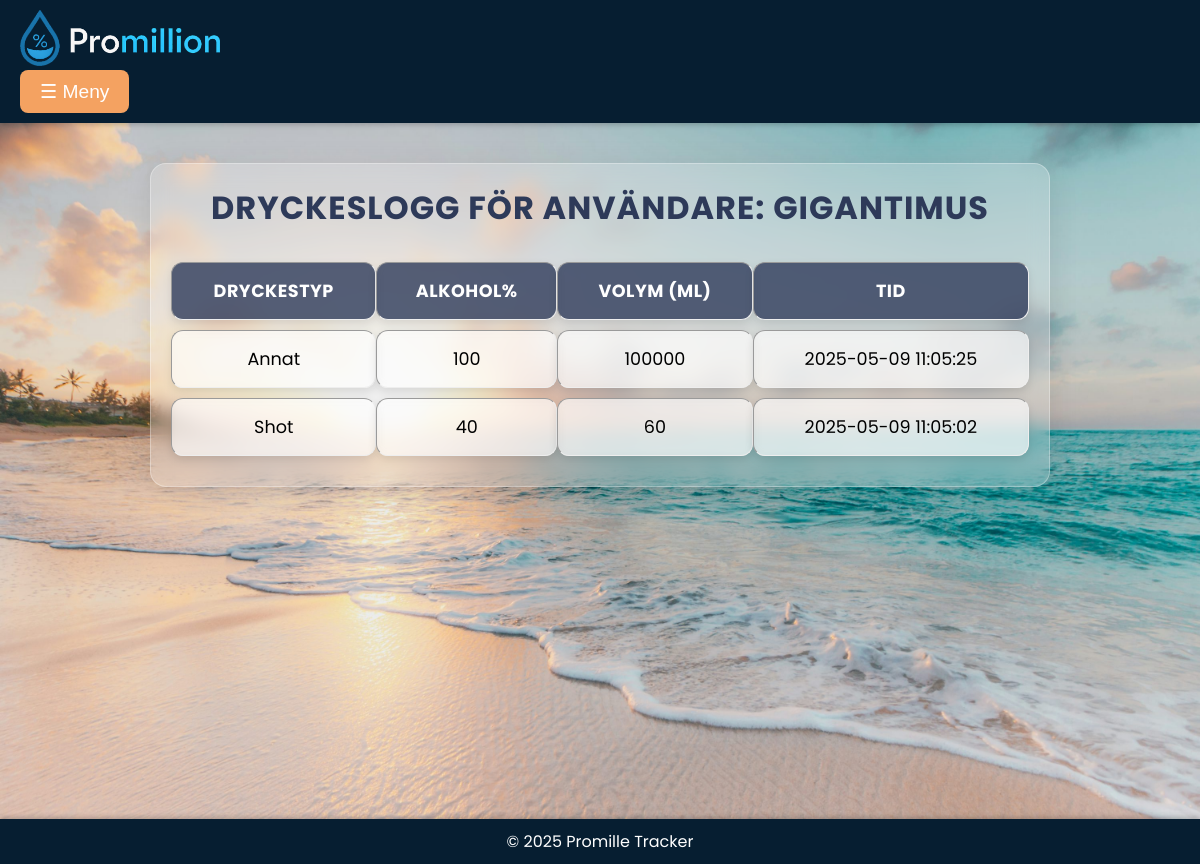
Page /view_drinks.php?userid=12 (signed in) on the committed database.
### tables this page shows
CREATE TABLE `tbluser` (
  `id` int(11) NOT NULL,
  `namn` varchar(100) NOT NULL,
  `password` varchar(255) NOT NULL,
  `weight` float NOT NULL,
  `height` float NOT NULL,
  `alkoholvolym` float NOT NULL,
  `userlevel` tinyint(11) NOT NULL DEFAULT 10,
  `team` varchar(20) NOT NULL
);

CREATE TABLE `tbldrinklog` (
  `drinkid` int(11) NOT NULL,
  `userid` int(11) NOT NULL,
  `drinktype` varchar(50) NOT NULL,
  `alcoholpercent` float NOT NULL,
  `volume_ml` float NOT NULL,
  `drinktimestamp` timestamp NOT NULL DEFAULT current_timestamp()
);

### view_drinks.php (the view, shortened to what this page needs)
<?php
$servername = "localhost";
$username = "root";
$password = "";
$dbname = "promille";
$conn = new mysqli($servername, $username, $password, $dbname);
$userid_to_view = isset($_GET['userid']) ? (int)$_GET['userid'] : $_SESSION['userid'];
$name_sql = "SELECT namn FROM tbluser WHERE id = ?";
$name_stmt = $conn->prepare($name_sql);
$name_stmt->bind_param("i", $userid_to_view);
$name_stmt->execute();
$name_result = $name_stmt->get_result();
$user_name = ($name_result->num_rows > 0) ? $name_result->fetch_assoc()['namn'] : "Okänd";
$sql = "SELECT drinktype, alcoholpercent, volume_ml, drinktimestamp
        FROM tbldrinklog
        WHERE userid = ?
        ORDER BY drinktimestamp DESC";
$stmt = $conn->prepare($sql);
$stmt->bind_param("i", $userid_to_view);
$stmt->execute();
$result = $stmt->get_result();
?>
<!DOCTYPE html>
<html lang="sv">
<head>
    <link rel="stylesheet" href="style.css">
</head>
<body>
    <header>
    <div class="header-content">
        <img src="bilder/logotyp.png" alt="Logotyp">
        <div class="dropdown">
            <button class="menu-toggle" onclick="toggleDropdown()">☰ Meny</button>
        </div>
    </div>
</header>
    <main>
        <div class="view-drinks">
        <h2>Dryckeslogg för användare: <strong><?php echo htmlspecialchars($user_name); ?></strong></h2>
        <?php if ($result->num_rows > 0): ?>
            <table border="1">
                <thead>
                    <tr>
                        <th>Dryckestyp</th>
                        <th>Alkohol%</th>
                        <th>Volym (ml)</th>
                        <th>Tid</th>
                    </tr>
                </thead>
                <tbody>
                    <?php while ($row = $result->fetch_assoc()): ?>
                        <tr>
                            <td><?php echo htmlspecialchars($row['drinktype']); ?></td>
                            <td><?php echo htmlspecialchars($row['alcoholpercent']); ?></td>
                            <td><?php echo htmlspecialchars($row['volume_ml']); ?></td>
                            <td><?php echo htmlspecialchars($row['drinktimestamp']); ?></td>
                        </tr>
                    <?php endwhile; ?>
                </tbody>
            </table>
        <?php else: ?>
            <p>Inga drycker hittades för denna användare.</p>
        <?php endif; ?>
        </div>
    </main>
    <footer>
        <p>&copy; 2025 Promille Tracker</p>
    </footer>
</body>
</html>

### style.css (style rules this page uses)
* { margin:0; padding:0; box-sizing: border-box; }
body { font-family: Arial, sans-serif; margin: 0; padding: 0; background-color: #f9f9f9; }
header img { width: 200px; height: auto; margin-right: 20px; filter: hue-rotate(20deg); }
header { background-color: #061e31; color: white; display: flex; justify-content: space-between; align-items: center; padding: 15px 20px; width: 100%; box-shadow: 0 2px 5px rgba(0, 0, 0, 0.2); height: auto; position: relative; }
main { min-height: 87vh; background-image: url(bilder/background.jfif); background-size: cover; background-position: center; background-repeat: no-repeat; padding: 20px; padding-bottom: 60px; }
.view-drinks { max-width: 900px; margin: 20px auto; padding: 20px; background: rgba(255, 255, 255, 0.2); border-radius: 16px; box-shadow: 0 4px 30px rgba(0, 0, 0, 0.1); backdrop-filter: blur(10px); -webkit-backdrop-filter: blur(10px); border: 1px solid rgba(255, 255, 255, 0.3); font-family: 'Poppins', sans-serif; }
.view-drinks h2 { text-align: center; color: #2E3A59; font-size: 2rem; margin-bottom: 20px; text-transform: uppercase; letter-spacing: 1px; }
.view-drinks table { width: 100%; border-collapse: separate; border-spacing: 0 10px; margin-top: 20px; font-size: 1.1rem; border:none; }
.view-drinks table th, .view-drinks table td { padding: 15px; text-align: center; background-color: rgba(255, 255, 255, 0.6); border-radius: 12px; box-shadow: 0 4px 10px rgba(0, 0, 0, 0.1); backdrop-filter: blur(5px); }
.view-drinks table th { background-color: rgba(46, 58, 89, 0.8); color: #ffffff; font-weight: bold; text-transform: uppercase; letter-spacing: 0.5px; }
header { background-color: #061e31; color: white; padding: 10px 20px; display: flex; justify-content: space-between; align-items: center; box-shadow: 0 2px 5px rgba(0, 0, 0, 0.2); }
header img { width: 200px; height: auto; }
.dropdown { position: relative; }
.menu-toggle { background-color: #f4a261; color: white; border: none; padding: 10px 20px; font-size: 1.2rem; cursor: pointer; border-radius: 8px; transition: background-color 0.3s ease; }
footer { background-color: #061e31; font-family: poppins, sans-serif; color: white; text-align: center; padding: 10px 0; position: relative; width: 100%; box-shadow: 0 -2px 5px rgba(0, 0, 0, 0.2); }

### rows in the picture
tbluser: namn "GIGANTIMUS"
tbldrinklog: drinktype "Annat", alcoholpercent "100", volume_ml "100000", drinktimestamp "2025-05-09 11:05:25"
tbldrinklog: drinktype "Shot", alcoholpercent "40", volume_ml "60", drinktimestamp "2025-05-09 11:05:02"
